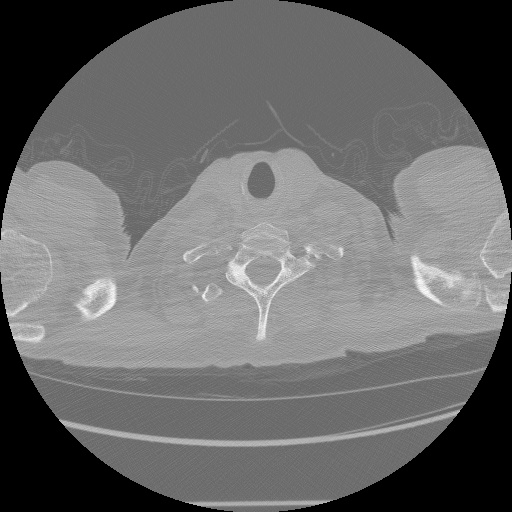
#> input picture sample-dataset/ID00007637202177411956430_0.jpg, 512 x 512 px; its folder holds 5 pictures in this run
$ jupyter execute --allow-errors 'KMeans & Morphology Methods.ipynb'
#> lines starting #> are read from the running program, lines starting #| are printed output that depends on the picture; after the words box and inside, x2 and y2 are one past the last pixel; in counts of white or black regions, pixels touching at a corner belong together; long printed decimals are rounded
[cell 1]
import os
import cv2
from sklearn.cluster import KMeans
from matplotlib.patches import Rectangle
from skimage.morphology import erosion, opening, square, disk

import pandas as pd
import numpy as np
import matplotlib.pyplot as plt

[cell 2]
def readSortedSlices(path):

    slices = []
    for s in os.listdir(path):
        slices.append(path + '/' + s)

    slices.sort(key = lambda s: int(s[s.find('_') + 1 : s.find('.')]))

    ID = slices[0][slices[0].find('/') + 1 : slices[0].find('_')]
    print('CT scan of Patient %s consists of %d slices.' % (ID, len(slices)))
    return (slices, ID)

def readImg(path):
    img = cv2.imread(path)
#> img is the input picture: shape (512, 512, 3); min 0, max 255, mean 104.9

    return cv2.cvtColor(img, cv2.COLOR_RGB2GRAY)

def getSliceImages(slices):

    return list(map(readImg, slices))
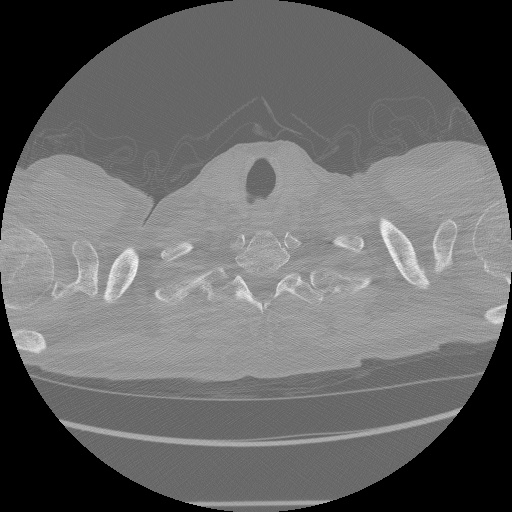
#> input picture sample-dataset/ID00007637202177411956430_1.jpg, 512 x 512 px
#> in readImg, img is the input picture: shape (512, 512, 3); min 0, max 255, mean 102.8
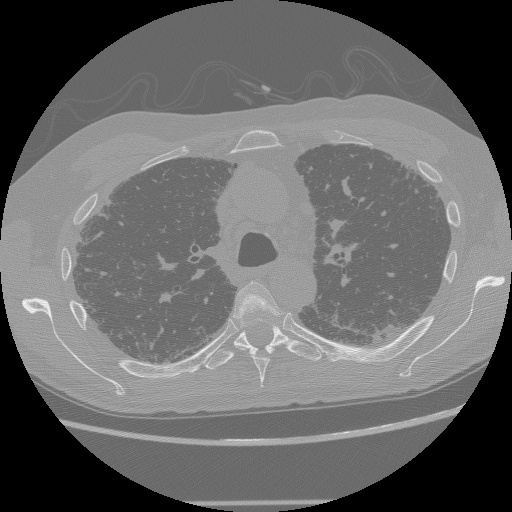
#> input picture sample-dataset/ID00007637202177411956430_10.jpg, 512 x 512 px
#> in readImg, img is the input picture: shape (512, 512, 3); min 0, max 255, mean 103.5
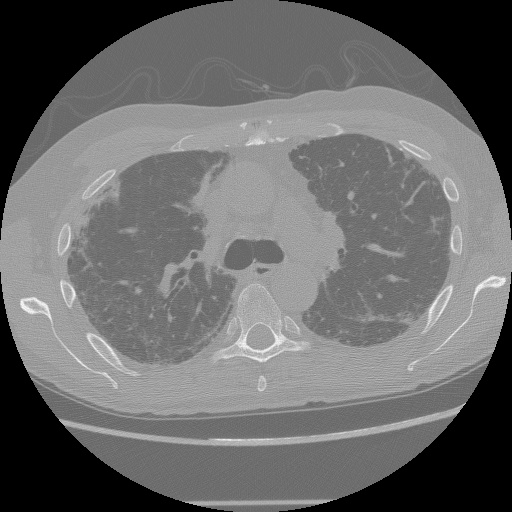
#> input picture sample-dataset/ID00007637202177411956430_11.jpg, 512 x 512 px
#> in readImg, img is the input picture: shape (512, 512, 3); min 0, max 255, mean 106.1
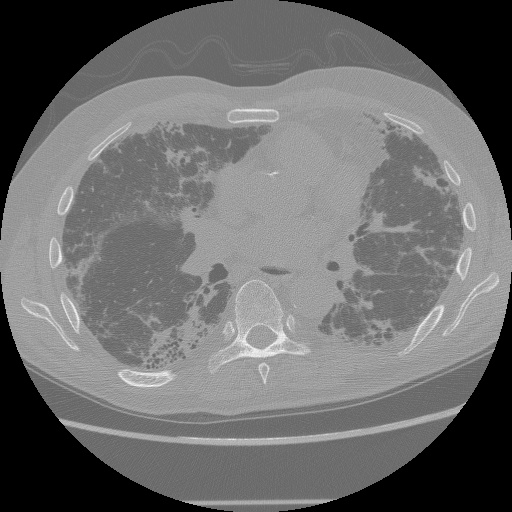
#> input picture sample-dataset/ID00007637202177411956430_16.jpg, 512 x 512 px
#> in readImg, img is the input picture: shape (512, 512, 3); min 0, max 254, mean 107.6

[cell 3]
slices, PatientID = readSortedSlices('sample-dataset')
sliceImgs = getSliceImages(slices)
#> sliceImgs = 5 items

[cell 4]
# Select a sample slice to work with
plt.figure(figsize = (12, 6))
im = readImg('sample-dataset/ID00007637202177411956430_16.jpg')
plt.title('Original CT Image')
plt.imshow(im, cmap='gray')

[cell 5]
plt.figure(figsize = (12, 6))

plt.title('Image Histogram')
plt.xlabel('Greyscale Intensity Values [0, 255]')
plt.ylabel('Frequency')
plt.hist(im.ravel(), bins=256)
plt.show()
#> figure, not shown here; tallest bar 53209 high, from x = 0 to 0.992

[cell 6]
im.shape
#> Out = (512, 512)

[cell 7]
imflat = np.reshape(im, im.shape[0] * im.shape[1]).reshape(-1, 1)
print(imflat.shape)
#| (262144, 1)
imflat

[cell 8]
def applyKMeans(img, n_clust):

#> called with n_clust = 2
    imflat = np.reshape(im, im.shape[0] * im.shape[1]).reshape(-1, 1)

    kmeans = KMeans(n_clust)

    kmmodel = kmeans.fit(imflat)

    labels = kmmodel.labels_
    centers = kmmodel.cluster_centers_
#> centers = [136.7, 0.0883]

    print(len(labels), 'Labels: \n', labels)
#> (printed output is left out)

    # Center values correspond to intensity values
    print(len(centers), 'Centers: \n', centers)
#| 2 Centers:
#|  [[1.36680242e+02]
#|  [8.82521695e-02]]

    # Print centers of labels
    centers_map = dict(zip(np.arange(n_clust), centers))
#> centers_map = {0: [136.7], 1: [0.0883]}
    print('Labels with corresponding centers:', centers_map)
#| Labels with corresponding centers: {0: array([136.680]), 1: array([0.08825])}

    segmented = np.array([centers_map[label] for label in labels]).reshape(img.shape[0], img.shape[1])
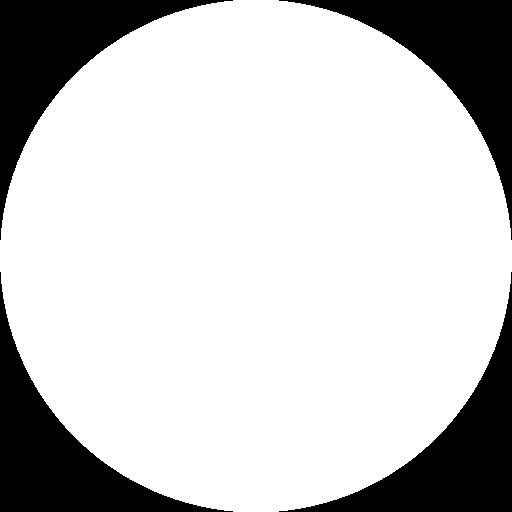
#> segmented: shape (512, 512) float64; values 0.0883 (black) and 136.7 (white), 78.7% white; 4 black regions, box (x1, y1, x2, y2) and area: (0, 0, 233, 240) 13943, (279, 0, 512, 240) 13943, (0, 272, 233, 512) 13943, (279, 272, 512, 512) 13943

    segmented = segmented.astype(int)

    # Plot the segmented image
    plt.figure(figsize = (12, 6))

    plt.title('CT Image on Segmentation with KMeans of K = ' + str(n_clust))
    plt.imshow(segmented)

    return segmented, labels, centers_map

[cell 9]
air_mask, labels, centers_air = applyKMeans(im, 2)
#> centers_air = {0: [136.7], 1: [0.0883]}

plt.figure(figsize = (20, 10))

# Mean line
for center in centers_air.values():
    plt.axvline(x = center, c = 'red')
    plt.text(x = center - 40,
             y = 30000,
             s = "Center: " + str(center),
             c = 'red')
#> this loop made 2 passes

plt.title('Image Histogram with Calculated Statistical Parameters')
plt.xlabel('Greyscale Intensity Values [0, 255]')
plt.ylabel('Frequency')
plt.hist(im.ravel(), bins=256)
plt.show()
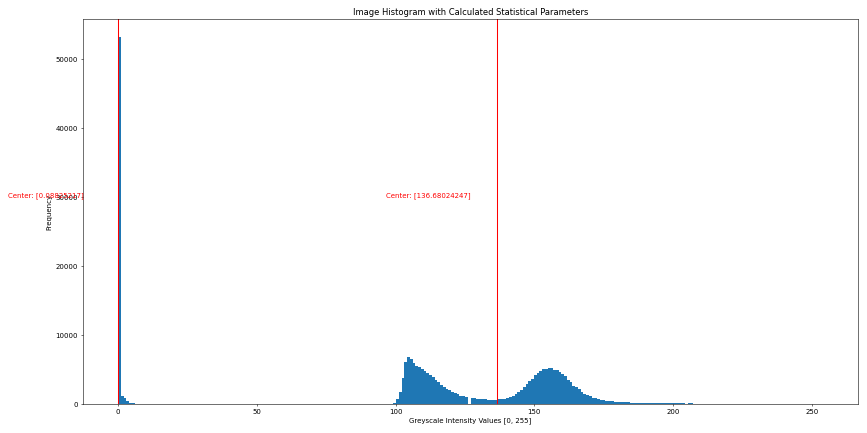
#> figure drawn by matplotlib, 1 panel; tallest bar 53209 high, from x = 0 to 0.992

[cell 10]
foreground_mask, labels, centers = applyKMeans(im, 3)
#> (printed output is left out)
#| 3 Centers:
#|  [[1.57754682e+02]
#|  [8.82521695e-02]
#|  [1.12125677e+02]]
#| Labels with corresponding centers: {0: array([157.755]), 1: array([0.08825]), 2: array([112.126])}
#> in applyKMeans (call 2), `segmented = segmented.astype(int)`: segmented: shape (512, 512) int64; 3 distinct labels, from 0 to 157
#> centers = {0: [157.8], 1: [0.0883], 2: [112.1]}

[cell 11]
plt.figure(figsize = (20, 10))

# Mean line
colors = ['red', 'blue', 'green']; i = 0
for center in centers.values():
    plt.axvline(x = center, c = colors[i])
    plt.text(x = center - 40,
             y = 30000,
             s = "Center: " + str(center),
             c = colors[i])
    i += 1
#> this loop made 3 passes
#> after the loop, i = 3

plt.title('Image Histogram with Calculated Statistical Parameters')
plt.xlabel('Greyscale Intensity Values [0, 255]')
plt.ylabel('Frequency')
#> (the rest of this cell did not finish here and is left out)

[cell 12]
def plot_comparison(original, filtered, filter_name):

    fig, (ax1, ax2) = plt.subplots(ncols=2,
                                   figsize=(12, 6),
                                   sharex=True,
                                   sharey=True)
    ax1.imshow(original, cmap=plt.cm.gray)
    ax1.set_title('Original')
    ax1.axis('off')
    ax2.imshow(filtered, cmap=plt.cm.gray)
    ax2.set_title(filter_name)
    ax2.axis('off')

[cell 13]
test = foreground_mask[400:, :]
#> test: shape (112, 512) int64; 3 distinct labels, from 0 to 157

# Plot the segmented image
plt.figure(figsize = (12, 6))

plt.title('Foreground Mask Opening')
plt.imshow(test)

[cell 14]
# F = opening(opening(foreground_mask,  disk(1)),  disk(1))
F = opening(opening(foreground_mask, square(4)), square(4))
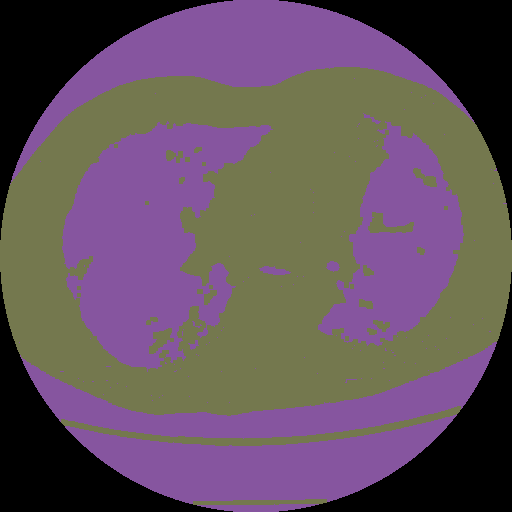
#> F: shape (512, 512) int64; 3 distinct labels, from 0 to 157; one colour per label, 0 black

#> (the rest of this cell did not finish here and is left out)

[cell 15]
applyKMeans(F, 4)
#> call 3 of applyKMeans, with n_clust = 4
#> in applyKMeans (call 3), `centers = kmmodel.cluster_centers_`: centers = [154.9, 0.0883, 112, 189.1]
#> (printed output is left out)
#| 4 Centers:
#|  [[1.54878679e+02]
#|  [8.82521695e-02]
#|  [1.11976878e+02]
#|  [1.89135931e+02]]
#> in applyKMeans (call 3), `centers_map = dict(zip(np.arange(n_clust), centers))`: centers_map = {0: [154.9], 1: [0.0883], 2: [112], 3: [189.1]}
#| Labels with corresponding centers: {0: array([154.879]), 1: array([0.08825]), 2: array([111.977]), 3: array([189.136])}
#> in applyKMeans (call 3), `segmented = segmented.astype(int)`:
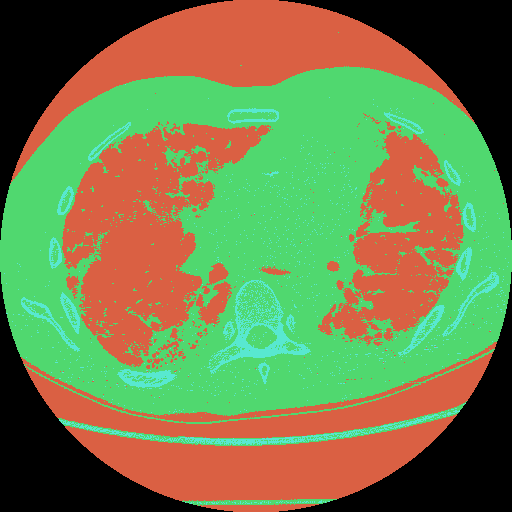
#> segmented: shape (512, 512) int64; 4 distinct labels, from 0 to 189; one colour per label, 0 black

[cell 16]
applyKMeans(im, 4)
#> call 4 of applyKMeans, with n_clust = 4
#> in applyKMeans (call 4), `centers = kmmodel.cluster_centers_`: centers = [0.0883, 152.7, 111.8, 175.4]
#> (printed output is left out)
#| 4 Centers:
#|  [[8.82521695e-02]
#|  [1.52719445e+02]
#|  [1.11831539e+02]
#|  [1.75407244e+02]]
#> in applyKMeans (call 4), `centers_map = dict(zip(np.arange(n_clust), centers))`: centers_map = {0: [0.0883], 1: [152.7], 2: [111.8], 3: [175.4]}
#| Labels with corresponding centers: {0: array([0.08825]), 1: array([152.719]), 2: array([111.832]), 3: array([175.407])}
#> in applyKMeans (call 4), `segmented = segmented.astype(int)`:
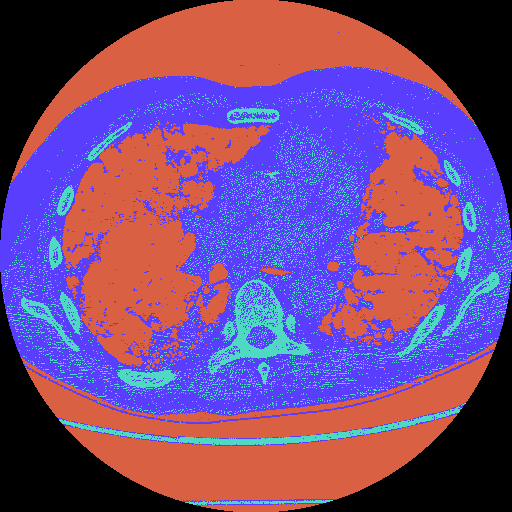
#> segmented: shape (512, 512) int64; 4 distinct labels, from 0 to 175; one colour per label, 0 black

[cell 17]
applyKMeans(im, 5)
#> in applyKMeans (call 5), `centers = kmmodel.cluster_centers_`: centers = [111.2, 0.0883, 145.3, 195.5, 160.3]
#> (printed output is left out)
#| 5 Centers:
#|  [[1.11234871e+02]
#|  [8.82521695e-02]
#|  [1.45329494e+02]
#|  [1.95543042e+02]
#|  [1.60321428e+02]]
#> in applyKMeans (call 5), `centers_map = dict(zip(np.arange(n_clust), centers))`: centers_map = {0: [111.2], 1: [0.0883], 2: [145.3], 3: [195.5], 4: [160.3]}
#| Labels with corresponding centers: {0: array([111.235]), 1: array([0.08825]), 2: array([145.329]), 3: array([195.543]), 4: array([160.321])}
#> in applyKMeans (call 5), `segmented = segmented.astype(int)`:
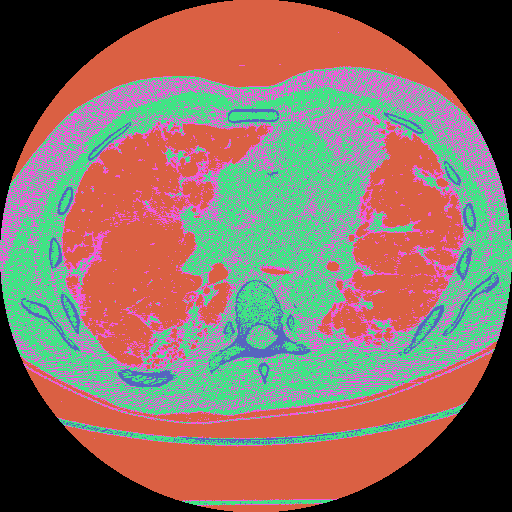
#> segmented: shape (512, 512) int64; 5 distinct labels, from 0 to 195; one colour per label, 0 black
